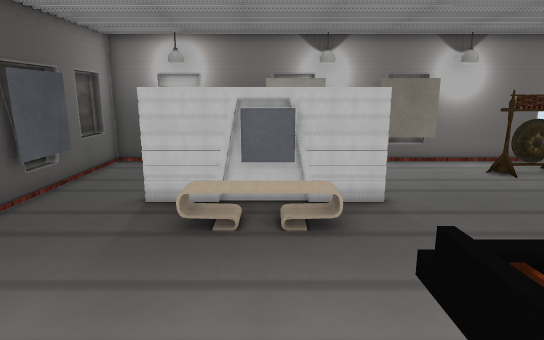
view 1 (above)

16 first-person views from a walk through a Unity game level. The camera is 1.5 m above the floor, tilts 12° down and sees 75° across. Doors are open. The floor is counted in squares, 0.5 m on a side. Each view is taken from the middle of a square. On the plan, view 1 faces up. The plan holds only what a view shows up to about 20 squares ahead; the rest is blank. The place goes on beyond the plan. The player character is not drawn. Some surface patterns are stand-ins.

view 2
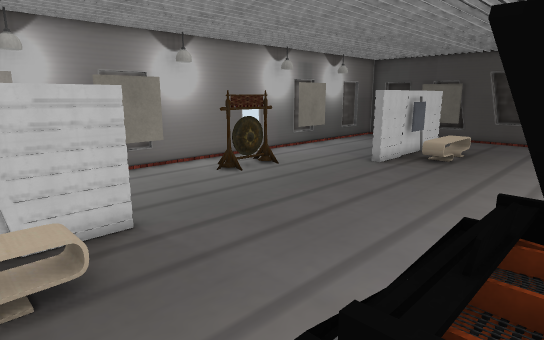

view 3
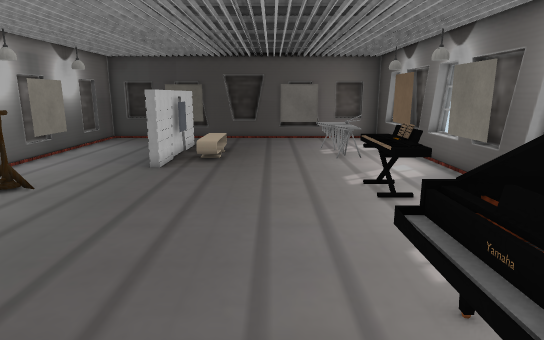

view 4
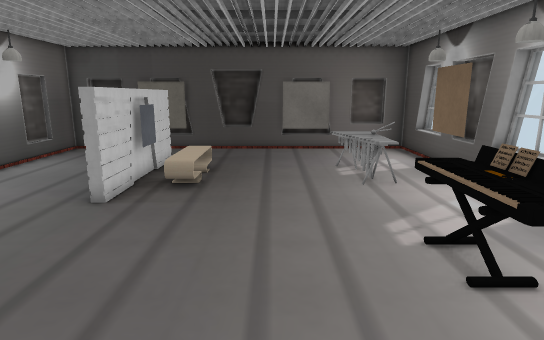

view 5
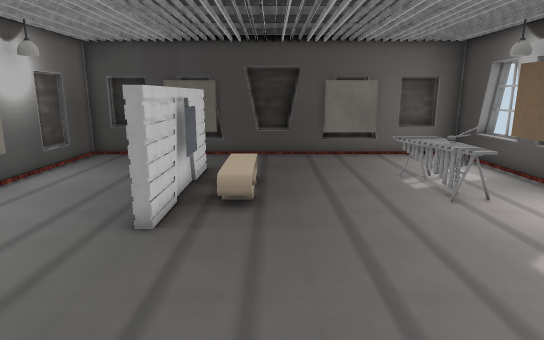

view 6
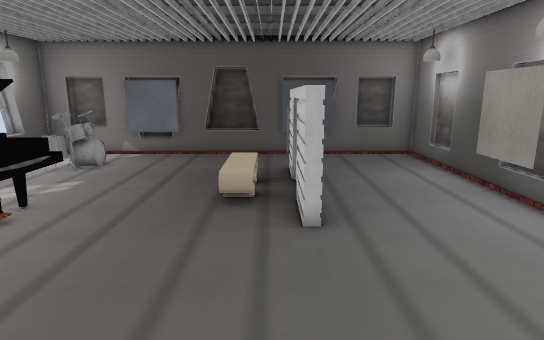

view 7
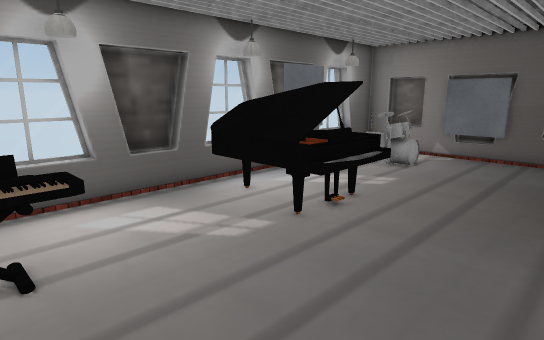

view 8
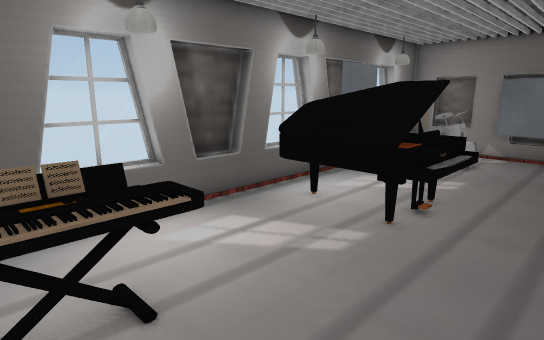

view 9
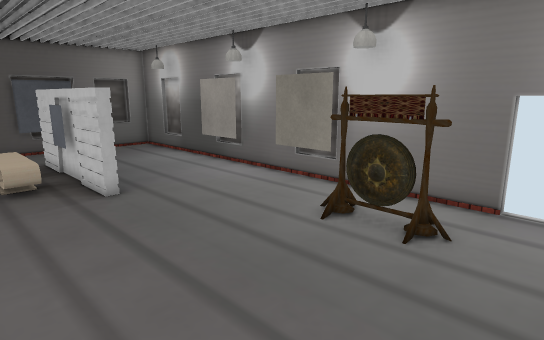

view 10
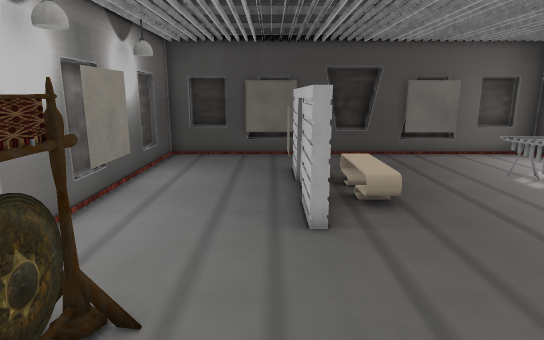

view 11
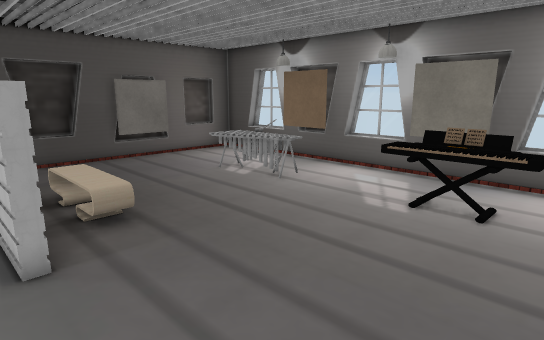

view 12
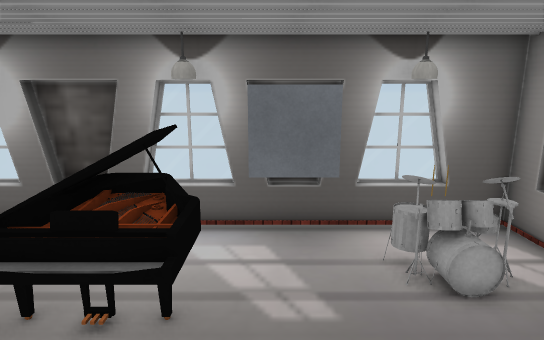

view 13
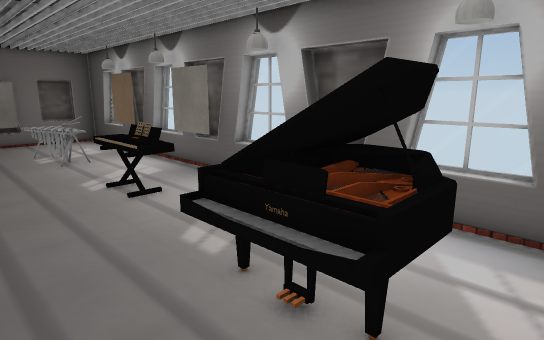

view 14
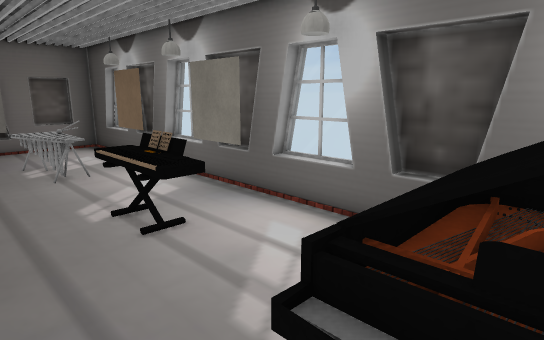

view 15
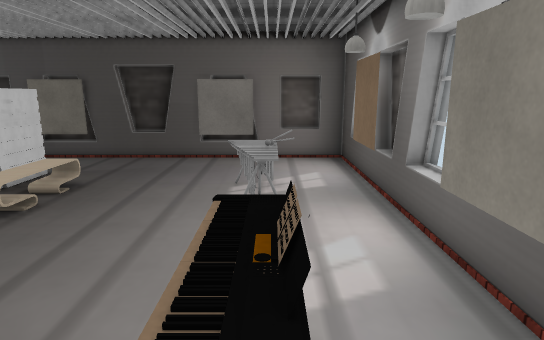

view 16
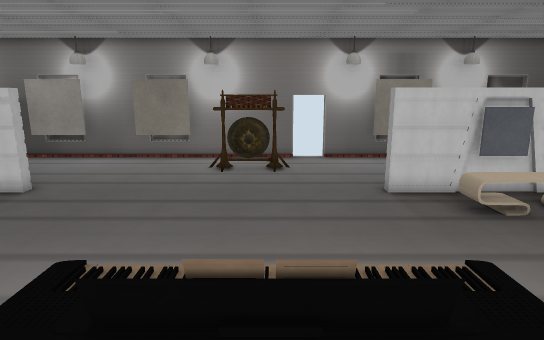

### Floor plan
Points are (right, up) in squares from view 1. A wall is a line through its corners. A room is listed if a view was taken in it or the views show most of it. See-through windows are left out.
Room 1 (views 1, 2, 3, 4, 5, 6, 7, 8, 9, 10, 11, 12, 13, 14, 15, 16)
walls: (3.2, 10.2) (3.2, 9.7) (-3.6, 9.7); (0.8, 9.5) (-0.9, 9.5); (7.2, 15.6) (4.6, 15.6); (17.1, 10.5) (18.8, 10.5); (11, -1.8) (13.6, -1.8); (7, 16.4) (5.1, 16.4); (18.8, 9.5) (17.1, 9.5); (2.4, 15.6) (-0.2, 15.6); (1.9, 16.4) (0, 16.4); (17.4, -1.8) (20, -1.8); (18.4, 15.6) (15.6, 15.6); (21.5, 9.7) (14.6, 9.7) (14.6, 10.1) (21.5, 10.1); (17.9, 16.4) (16.1, 16.4); (-2, -1.8) (0.8, -1.8); (-3.2, 16.4) (-5.1, 16.4); (24.8, 9.8) (24.8, 12.4); (-6.9, 4.4) (-6.9, 1.8); (-4.5, 16.2) (-7.2, 16.2) (-7.2, -2.4) (25.1, -2.4) (25.1, 16.2) (-3.4, 16.2); (24.6, 1.8) (24.6, 4.5); (-7.5, 8.4) (-7.5, 5.6); (25.5, 5.6) (25.5, 7.8); (25.5, 9.5) (25.5, 12.2); (-6.9, 12.1) (-6.9, 9.4); (23, 16.4) (21.2, 16.4); (-7.5, 11.7) (-7.5, 10); (25.5, 13.2) (25.5, 15.1); (-7.5, 0.5) (-7.5, -1.3); (-7.5, 15.1) (-7.5, 13.4); (25.5, -1.3) (25.5, 0.6)
low walls: (-3.5, 16.2) (-4.4, 16.2); (25.5, 1.7) (25.5, 4.5)
ways out: open door at (12.5, 16)
objects: drum (-5, 0) to (-3, 1); piano (1, -1) to (5, 3); piano (9, 1) to (13, 2); other object (9, 13) to (11, 14); other object (17, 1) to (20, 2)

Positions as (right, up) in squares from view 1, and headings:
1: (0, 0), facing up
2: (0, 2), facing up-right
3: (0, 5), facing right
4: (5, 5), facing right
5: (7, 7), facing right
6: (11, 9), facing left
7: (11, 8), facing down-left
8: (12, 6), facing down-left
9: (14, 6), facing up-left
10: (7, 11), facing right
11: (8, 11), facing down-right
12: (0, 8), facing down
13: (0, 6), facing down-right
14: (3, 5), facing down-right
15: (8, 1), facing right
16: (11, -1), facing up
